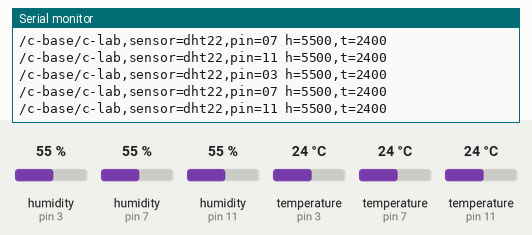
Simulated run of this sketch. Board: Arduino Uno, built with avr-gcc and run on an emulated ATmega328P. On the bench: the last lines printed to the serial monitor. The inputs (shaded band) are chosen by the test bench; at power-on: humidity (sensors on pin 3, pin 7, pin 11) 55 %, temperature (sensors on pin 3, pin 7, pin 11) 24 °C.

Above: at 8.8 s.
8.9 s: humidity (sensor on pin 3) set to 22 %
At 12.7 s:
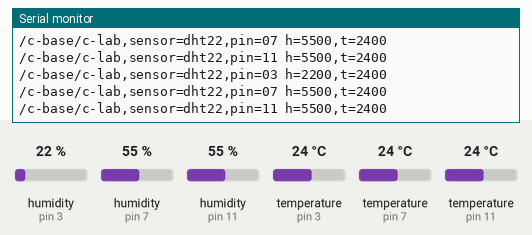
14.9 s: humidity (sensor on pin 7) set to 22 %
At 16.5 s:
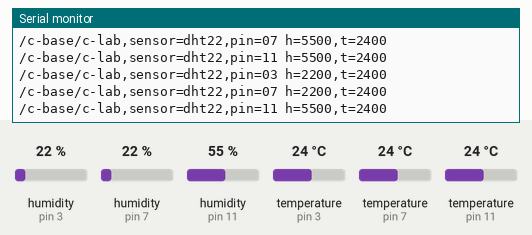
20.9 s: humidity (sensor on pin 11) set to 22 %
At 25.1 s:
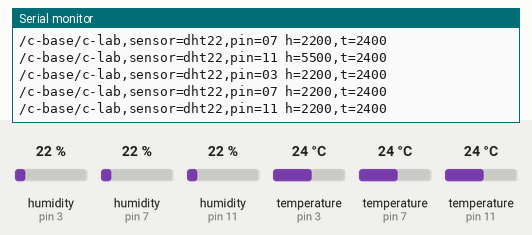
26.9 s: temperature (sensor on pin 3) set to 12 °C
At 28.9 s:
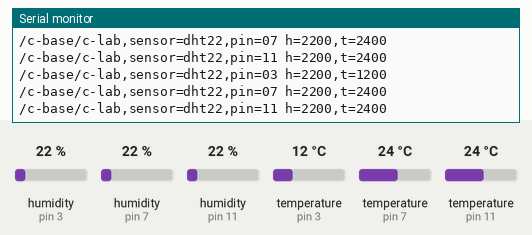
32.9 s: temperature (sensor on pin 7) set to 12 °C
At 37.5 s:
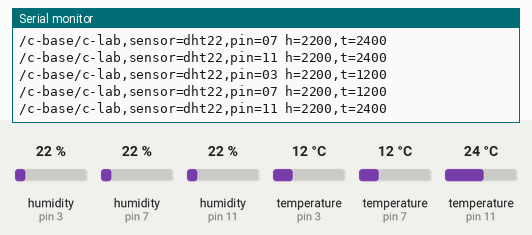
38.9 s: temperature (sensor on pin 11) set to 12 °C
At 41.3 s:
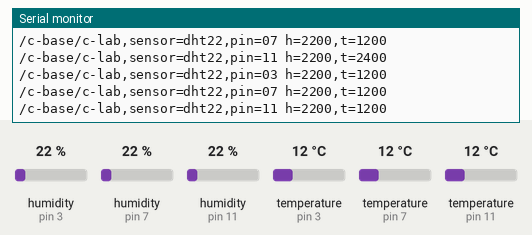
Timing chart, 0 to 42.8 s (numbered marks = the images above; inputs shaded):
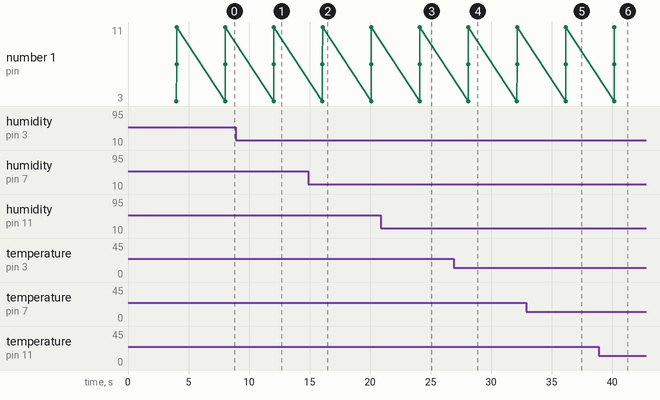

The sketch:

manyDHT22.ino
```cpp
#include <DHT.h>

#define DHTPIN 3
#define DHTTYPE DHT22

DHT firstDht(3, DHTTYPE);
DHT secondDht(7, DHTTYPE);
DHT thirdDht(11, DHTTYPE);

DHT dhts[] = {firstDht, secondDht, thirdDht};
int dhtPins[] = {3, 7, 11};
int dhtCount = 3;

void setup() {
  Serial.begin(115200);
}

void loop() {
  //Serial.print("hallo\n");
  delay(4000);

  for (int i = 0; i < dhtCount; i = i + 1) {
    readDHT(dhts[i], dhtPins[i]);
  }
}

void readDHT(DHT &dht, int pin) {
  // Reading temperature or humidity takes about 250 milliseconds!
  // Sensor readings may also be up to 2 seconds 'old' (its a very slow sensor)
  float h = dht.readHumidity();
  // Read temperature as Celsius (the default)
  float t = dht.readTemperature();

  // Check if any reads failed and exit early (to try again).
  if (isnan(h) || isnan(t)) {
    Serial.println("Failed to read from DHT sensor!");
    return;
  }
  int temp = (int) (t * 100);
  int humi = (int) (h * 100);

  Serial.print("/c-base/c-lab,sensor=dht22,");
  Serial.print("pin=");
  if (pin <= 10) {
    Serial.print("0");
  }
  Serial.print(pin);
  Serial.print(" h=");
  Serial.print(humi);
  Serial.print(",t=");
  Serial.print(temp);

  //  Serial.print("Humidity: ");
  //  Serial.print(h);
  //  Serial.print(" %\t");
  //  Serial.print("Temperature: ");
  //  Serial.print(t);
  //  Serial.print(" *C ");
  Serial.println("");
}
```

Measured:
- after the input at 8.9 s, the serial monitor: prints a new line after 3.1 s (image 1)
- after the input at 14.9 s, the serial monitor: prints a new line after 1.2 s (image 2)
- after the input at 20.9 s, the serial monitor: prints a new line after 3.2 s (image 3)
- after the input at 26.9 s, the serial monitor: prints a new line after 1.2 s (image 4)
- after the input at 32.9 s, the serial monitor: prints a new line after 3.3 s (image 5)
- after the input at 38.9 s, the serial monitor: prints a new line after 1.3 s (image 6)
